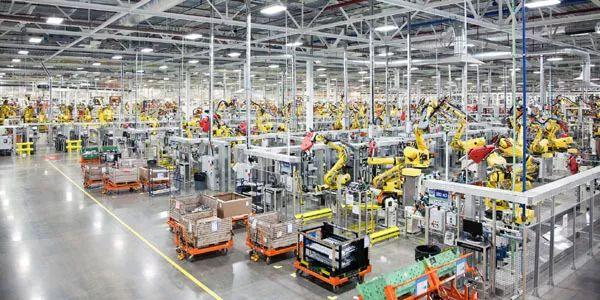
#> input picture pictures/factory.jpg, 600 x 300 px
$ python '4.图像像素读写.py'
#> lines starting #> are read from the running program, lines starting #| are printed output that depends on the picture
import cv2 as cv

src = cv.imread("./pictures/factory.jpg")
#> src is the input picture: shape (300, 600, 3); mean B, G, R 141.9, 147.8, 150.8

cv.namedWindow("input", cv.WINDOW_AUTOSIZE)
cv.imshow("input", src)
h, w, ch = src.shape  # shape 返回数组的函数与列数
#> h = 300; w = 600; ch = 3
print("h, w, ch", h, w, ch)
#| h, w, ch 300 600 3
for row in range(h):
    for col in range(w):
        b, g, r = src[row, col]
        b = 255 - b
        g = 255 - g
        r = 255 - r  # 取反以后可以获得不同的像素色彩值
        src[row, col] = [b, g, r]
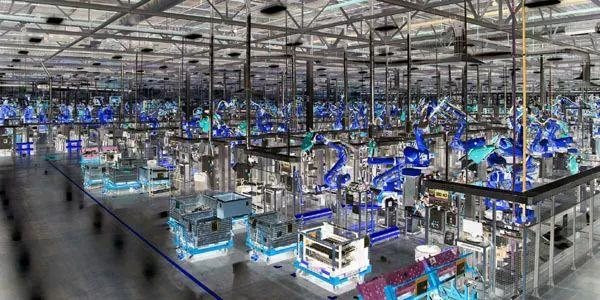
#> src: shape (300, 600, 3); mean B, G, R 113.1, 107.2, 104.2

cv.namedWindow("output", cv.WINDOW_AUTOSIZE)
cv.imshow("output", src)

cv.waitKey(0)
cv.destroyAllWindows()

$ run again, with pictures/blox.jpg copied over pictures/factory.jpg
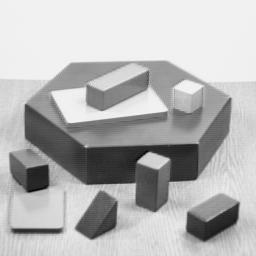
#> input picture pictures/blox.jpg, 256 x 256 px
#> src is the input picture: shape (256, 256, 3); min 0, max 252, mean 182.8
#| h, w, ch 256 256 3
#> after the loop `for row in range(h):`:
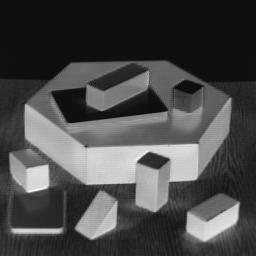
#> src: shape (256, 256, 3); min 3, max 255, mean 72.2
